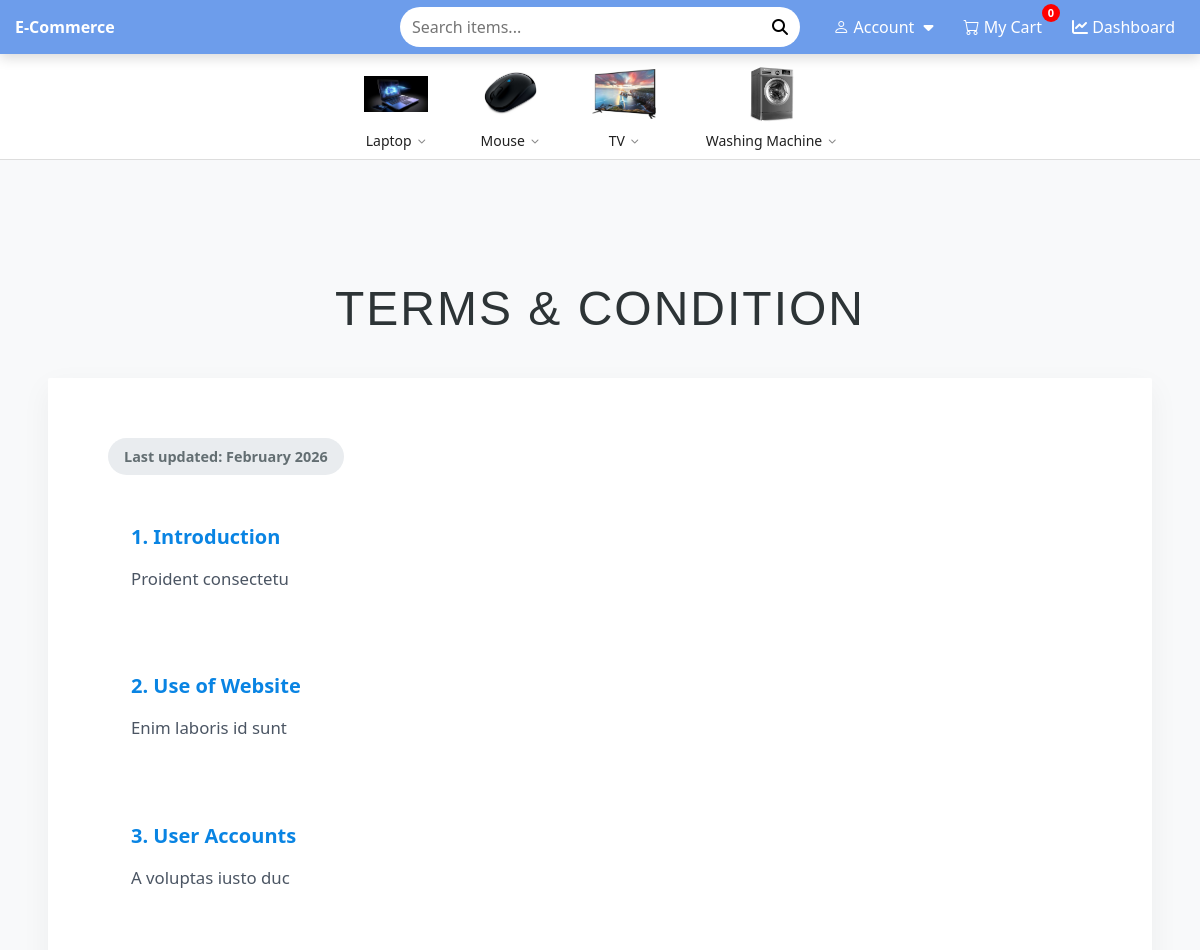
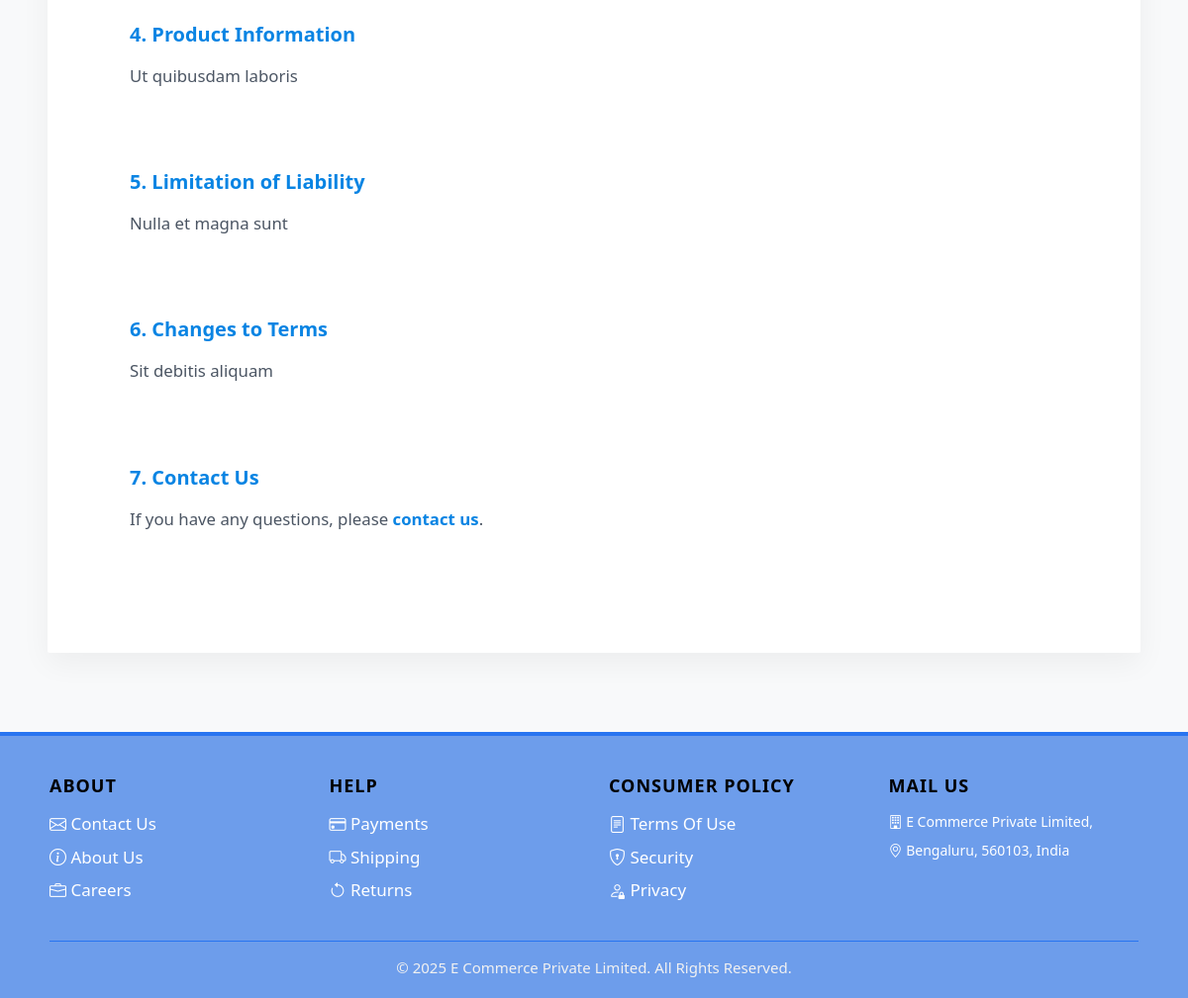
/user/terms/ (signed in), run on the app's committed database (2 pictures, top to bottom).
### product/models.py (models this page shows, shortened)
class Category(models.Model):
    name = models.CharField(max_length=100, unique=True)
    image = models.ImageField(upload_to="categories/", blank=True, null=True)
    description = models.TextField(blank=True, null=True)

### users/models.py (models this page shows, shortened)
class TermsAndConditions(models.Model):
    title = models.CharField(max_length=200, default="Terms & Conditions")
    last_updated = models.DateField(auto_now=True)
    introduction = models.TextField()
    use_of_website = models.TextField()
    user_accounts = models.TextField()
    product_info = models.TextField()
    liability = models.TextField()
    changes_to_terms = models.TextField()
    class Meta:
        verbose_name_plural = "Terms & Conditions"

### users/views.py (the view)
# urls.py: path('terms/', TermsDetailView.as_view(), name='terms_public'),
class TermsDetailView(DetailView):
    model = TermsAndConditions
    template_name = "terms.html"
    context_object_name = "terms_data"
    def get_object(self):
        obj, _ = TermsAndConditions.objects.get_or_create(id=1)
        return obj

### cart/context_processors.py (called while the page is built)
def cart_count(request):
    if request.user.is_authenticated:
        count = Cart.objects.filter(user=request.user).aggregate(
            total=models.Sum("quantity")
        )["total"] or 0
        return {"cart_count": count}
    return {"cart_count": 0}

### product/context_processors.py (called while the page is built)
def category_context(request):
    return {
        'header_categories': Category.objects.all().prefetch_related('subcategories')
    }

### template/terms.html
{% extends "base.html" %}
{% block content %}
<div class="about-page-bg">
    <h1 class="title">
        {{ terms_data.title }}
    </h1>
    <div class="container-fluid px-5">
        <div class="card legal-card w-100">
            <div class="card-body card-body-content">
                <div class="update-badge">
                    Last updated: {{ terms_data.last_updated|date:"F Y" }}
                </div>
                <section class="mb-4">
                    <h5>1. Introduction</h5>
                    <p>{{ terms_data.introduction }}</p>
                </section>
                <section class="mb-4">
                    <h5>2. Use of Website</h5>
                    <p>{{ terms_data.use_of_website }}</p>
                </section>
                <section class="mb-4">
                    <h5>3. User Accounts</h5>
                    <p>{{ terms_data.user_accounts }}</p>
                </section>
                <section class="mb-4">
                    <h5>4. Product Information</h5>
                    <p>{{ terms_data.product_info }}</p>
                </section>
                <section class="mb-4">
                    <h5>5. Limitation of Liability</h5>
                    <p>{{ terms_data.liability }}</p>
                </section>
                <section class="mb-4">
                    <h5>6. Changes to Terms</h5>
                    <p>{{ terms_data.changes_to_terms }}</p>
                </section>
                <section class="mb-4">
                    <h5>7. Contact Us</h5>
                    <p>
                        If you have any questions, please
                        <a href="{% url 'contact' %}" class="contact-link">contact us</a>.
                    </p>
                </section>
            </div>
        </div>
    </div>
</div>
{% endblock %}

### template/header.html (shortened to what this page needs)
<link
  rel="stylesheet"
  href="https://cdnjs.cloudflare.com/ajax/libs/font-awesome/6.5.1/css/all.min.css"
/>
<nav class="navbar">
  <a href="/" class="logo">
    <span>E-Commerce</span>
  </a>
  {% if user.is_authenticated %}
  <div class="search desktop-only">
    <input type="search" placeholder="Search items..." />
    <button><i class="fa-solid fa-magnifying-glass"></i></button>
  </div>
  {% endif %}
  <div class="right-menu">
    {% if user.is_authenticated %}
    <div class="user-dropdown desktop-only">
      <a href="#" class="profile-btn">
        <i class="bi bi-person"></i>
        <span>Account</span>
        <i class="fa-solid fa-caret-down"></i>
      </a>
    </div>
    <a href="{% url 'cart_list' %}" class="cart-link">
      <i class="bi bi-cart"></i>
      <span id="cart-count" class="cart-count">0</span>
      My Cart
    </a>
    {% if request.user.role == "admin" %}
    <a href="{% url 'dashboard_index' %}" class="desktop-only">
      <i class="fa-solid fa-chart-line"></i> Dashboard
    </a>
    {% endif %}
    {% else %}
      <a href="{% url 'signup' %}"><i class="fa-solid fa-user-plus"></i> Signup</a>
      <a href="{% url 'login' %}"><i class="fa-solid fa-right-to-bracket"></i> Login</a>
    {% endif %}
  </div>
</nav>
{% if user.is_authenticated %}
  <div class="cat-header-container">
    <div class="cat-header-inner cat-mobile-wrapper">
      {% for category in header_categories %}
        <div class="cat-item">
          <a href="#">
            {% if category.image %}
              <img src="{{ category.image.url }}" alt="{{ category.name }}">
            {% endif %}
            <span class="cat-name">
              {{ category.name }}
              {% if category.subcategories.all %}
                <i class="fa-solid fa-chevron-down desktop-only"></i>
              {% endif %}
            </span>
          </a>
        </div>
      {% endfor %}
  </div>
</div>
{% endif %}

### static/css/style.css (style rules this page uses)
* { margin: 0; padding: 0; box-sizing: border-box; }
html { -webkit-text-size-adjust: 100%; }
body { font-family: Arial, sans-serif; }
.navbar { background: #6d9deb; padding: 10px 15px; display: flex; align-items: center; justify-content: space-between; gap: 12px; position: sticky; top: 0; z-index: 9999; box-shadow: 0 4px 12px rgba(0, 0, 0, 0.15); }
.logo { display: flex; align-items: center; gap: 6px; color: white; font-weight: bold; text-decoration: none; }
.search { position: absolute; left: 50%; transform: translateX(-50%); }
.search input { width: 400px; padding: 8px 40px 8px 12px; border-radius: 20px; border: none; }
.search button { position: absolute; right: 12px; top: 50%; transform: translateY(-50%); border: none; background: transparent; cursor: pointer; }
.right-menu { display: flex; gap: 20px; }
.right-menu a { color: white; text-decoration: none; }
.cart-link { position: relative; display: inline-block; color: #000; text-decoration: none; }
.cart-count { position: absolute; top: -6px; right: -8px; background: red; color: white; font-size: 11px; font-weight: bold; min-width: 18px; height: 18px; line-height: 18px; text-align: center; border-radius: 50%; }
.desktop-only { display: block; }
* { margin: 0; padding: 0; box-sizing: border-box; font-family: 'Segoe UI', Tahoma, Geneva, Verdana, sans-serif; }
body { background-color: #f5f6fa; color: #333; }
.right-menu { display: flex; align-items: center; gap: 10px; }
.right-menu a { color: #fff; text-decoration: none; padding: 5px 10px; border-radius: 4px; }
.user-dropdown { position: relative; }
.profile-btn i:last-child { margin-left: 5px; }
:root { --about-primary: #2d3436; --about-accent: #0984e3; --about-bg: #f9f9f9; --about-muted: #636e72; }
.title { text-align: center; font-family: 'Franklin Gothic Medium', 'Arial Narrow', Arial, sans-serif; margin-bottom: 30px; color: #2d3436; font-size: 2.5rem; }
.about-page-bg { background-color: #f8f9fa; padding-top: 120px; padding-bottom: 80px; min-height: 100vh; font-family: 'Segoe UI', Tahoma, Geneva, Verdana, sans-serif; }
.title { text-align: center; font-family: 'Franklin Gothic Medium', 'Arial Narrow', Arial, sans-serif; margin-bottom: 40px; font-size: 3rem; color: #2d3436; text-transform: uppercase; letter-spacing: 2px; }
.legal-card { background: #ffffff; border-radius: 20px; border: none; box-shadow: 0 10px 30px rgba(0, 0, 0, 0.05); overflow: hidden; }
.card-body-content { padding: 60px !important; }
.update-badge { display: inline-block; background-color: #e9ecef; color: #636e72; padding: 8px 16px; border-radius: 50px; font-size: 0.9rem; font-weight: 600; margin-bottom: 30px; }
section h5 { color: #0984e3; font-weight: 700; font-size: 1.25rem; margin-bottom: 15px; }
.mb-4 { padding: 20px; border-radius: 12px; transition: background 0.3s ease; border-left: 3px solid transparent; }
section p { color: #4b5563; line-height: 1.8; font-size: 1.05rem; }
.contact-link { color: #0984e3; text-decoration: none; font-weight: 600; }
body { background-color: #f1f3f6; }
.card { border-radius: 2px !important; }
.cat-header-container { background: #fff; border-bottom: 1px solid #ddd; box-shadow: 0 1px 1px 0 rgba(0,0,0,.16); padding: 8px 0; }
.cat-header-inner { display: flex; justify-content: center; gap: 50px; max-width: 1200px; margin: 0 auto; }
.cat-item { position: relative; cursor: pointer; }
.cat-item a { text-decoration: none; color: #212121; font-weight: 500; font-size: 14px; display: flex; flex-direction: column; align-items: center; transition: color 0.2s; }
.cat-item img { width: 64px; height: 64px; object-fit: contain; margin-bottom: 4px; }
.cat-name { display: flex; align-items: center; }
.cat-name i { font-size: 8px; margin-left: 6px; color: #878787; transition: transform 0.3s; }
:root { --theme-blue: #2874f0; --theme-orange: #fb641b; --bg-shade: #f1f3f6; --success-green: #2ecc71; }
body { background-color: var(--bg-shade); font-family: "Inter", sans-serif; overflow-x: hidden; }

### data on the page
Category: image (picture), name "Laptop"
Category: image (picture), name "Mouse"
Category: image (picture), name "TV"
Category: image (picture), name "Washing Machine"
TermsAndConditions: title "TERMS & CONDITION", last_updated "February 2026", introduction "Proident consectetu", use_of_website "Enim laboris id sunt", user_accounts "A voluptas iusto duc", product_info "Ut quibusdam laboris", liability "Nulla et magna sunt", changes_to_terms "Sit debitis aliquam"
